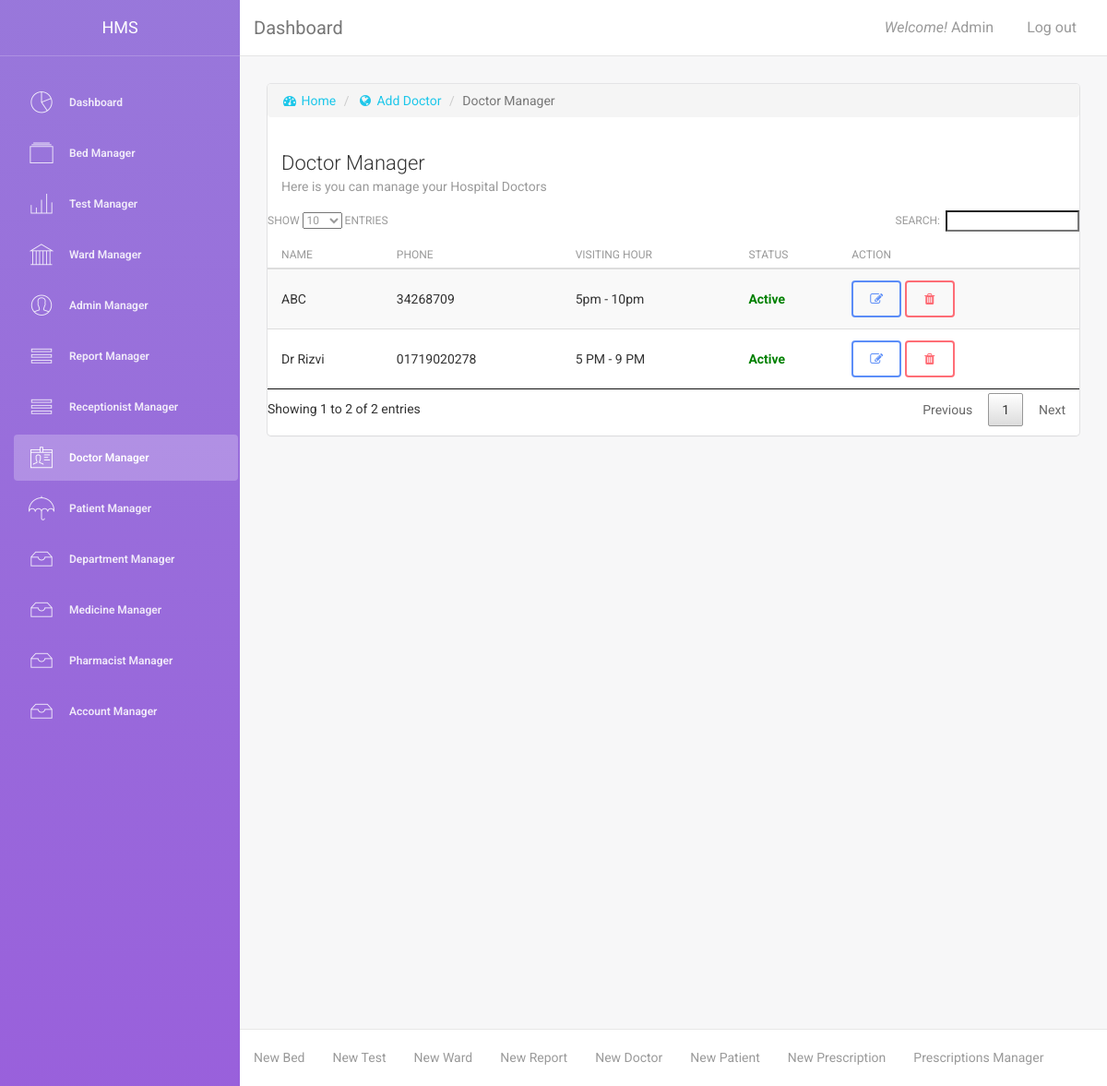
The page /manage_doctor.php (signed in) on the database its author committed.
### tables this page shows
CREATE TABLE `tbl_doctor` (
  `doctor_id` int(6) NOT NULL,
  `doctor_name` varchar(100) NOT NULL,
  `department_id` int(2) NOT NULL,
  `doctor_address` text NOT NULL,
  `doctor_phone` varchar(11) NOT NULL,
  `doctor_email` varchar(50) NOT NULL,
  `doctor_visiting_hour` varchar(50) NOT NULL,
  `doctor_status` tinyint(1) NOT NULL
);

### content/doctor_manager.php (the view, shortened to what this page needs)
<div class="content">
    <div class="container-fluid">
        <div class="row">
            <div class="col-md-12">
                <div class="card">
                    <ol class="breadcrumb">
                        <li><a href="index.php"><i class="fa fa-dashboard"></i> Home</a></li>
                        <li><a href="add_doctor.php"><i class="fa fa-globe"></i> Add Doctor</a></li>
                        <li class="active">Doctor Manager</li>
                    </ol>
                    <div class="header">
                        <h4 class="title">Doctor Manager</h4>
                        <p class="category">Here is you can manage your Hospital Doctors</p>
                    </div>
                    <div class="content table-responsive table-full-width">
                        <table class="table table-hover table-striped" id="myTable">
                            <thead>
                                <th>Name</th>
                                <th>Phone</th>
                                <th>Visiting Hour</th>
                                <th>Status</th>
                                <th>Action</th>
                            </thead>
                            <tbody>
                                <?php
                                while ($row = mysqli_fetch_assoc($result)) {
                                    ?>
                                    <tr>
                                        <td><?php echo $row['doctor_name'] ?></td>
                                        <td><?php echo $row['doctor_phone'] ?></td>
                                        <td><?php echo $row['doctor_visiting_hour'] ?></td>
                                        <td>
                                            <span style="color:green; font-weight: bold;">
                                                <?php
                                                if ($row['doctor_status'] == 1) {
                                                    echo 'Active';
                                                }
                                                ?>
                                            </span>
                                        </td>
                                        <td>
                                            <a href="edit_doctor.php?id=<?php echo $row['doctor_id'] ?>" class="btn btn-primary" data-toggle="tooltip" title="Edit Doctor"><i class="fa fa-pencil-square-o"></i></a>
                                            <a href="function/delete_doctor.php?id=<?php echo $row['doctor_id'] ?>" class="btn btn-danger" data-toggle="tooltip" title="Delete Doctor" onclick="return check_delete();"><i class="fa fa-trash"></i></a>
                                        </td>
                                    </tr>
                                <?php } ?>
                            </tbody>
                        </table>
                    </div>
                </div>
            </div>
        </div>
    </div>
</div>

### rows shown on the page
tbl_doctor: doctor_name "Dr Rizvi", doctor_phone "01719020278", doctor_visiting_hour "5 PM - 9 PM", doctor_status "Active"
tbl_doctor: doctor_name "ABC", doctor_phone "34268709", doctor_visiting_hour "5pm - 10pm", doctor_status "Active"

### other values the page prints
$_SESSION["admin_name"] "Admin"
